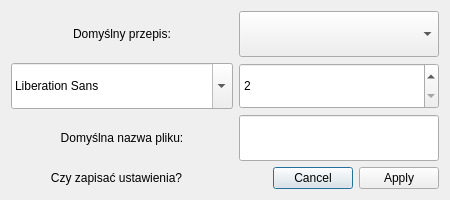
<?xml version="1.0" encoding="UTF-8"?>
<ui version="4.0">
 <class>Settings</class>
 <widget class="QDialog" name="Settings">
  <property name="geometry">
   <rect>
    <x>0</x>
    <y>0</y>
    <width>450</width>
    <height>200</height>
   </rect>
  </property>
  <property name="sizePolicy">
   <sizepolicy hsizetype="Expanding" vsizetype="Expanding">
    <horstretch>0</horstretch>
    <verstretch>0</verstretch>
   </sizepolicy>
  </property>
  <property name="minimumSize">
   <size>
    <width>450</width>
    <height>200</height>
   </size>
  </property>
  <property name="maximumSize">
   <size>
    <width>16777215</width>
    <height>16777215</height>
   </size>
  </property>
  <property name="windowTitle">
   <string>Ustawienia</string>
  </property>
  <layout class="QVBoxLayout" name="verticalLayout_2">
   <item>
    <layout class="QVBoxLayout" name="verticalLayout">
     <item>
      <layout class="QGridLayout" name="gridLayout">
       <item row="2" column="0">
        <widget class="QLabel" name="label_3">
         <property name="sizePolicy">
          <sizepolicy hsizetype="Expanding" vsizetype="Expanding">
           <horstretch>0</horstretch>
           <verstretch>0</verstretch>
          </sizepolicy>
         </property>
         <property name="text">
          <string>Domyślna nazwa pliku:</string>
         </property>
         <property name="alignment">
          <set>Qt::AlignCenter</set>
         </property>
        </widget>
       </item>
       <item row="1" column="1">
        <widget class="QSpinBox" name="spin_box_1">
         <property name="sizePolicy">
          <sizepolicy hsizetype="Expanding" vsizetype="Expanding">
           <horstretch>0</horstretch>
           <verstretch>0</verstretch>
          </sizepolicy>
         </property>
         <property name="minimumSize">
          <size>
           <width>200</width>
           <height>0</height>
          </size>
         </property>
         <property name="minimum">
          <number>2</number>
         </property>
         <property name="maximum">
          <number>16</number>
         </property>
        </widget>
       </item>
       <item row="2" column="1">
        <widget class="QLineEdit" name="line_edit_1">
         <property name="sizePolicy">
          <sizepolicy hsizetype="Expanding" vsizetype="Expanding">
           <horstretch>0</horstretch>
           <verstretch>0</verstretch>
          </sizepolicy>
         </property>
         <property name="minimumSize">
          <size>
           <width>200</width>
           <height>0</height>
          </size>
         </property>
        </widget>
       </item>
       <item row="0" column="1">
        <widget class="QComboBox" name="combo_box_1">
         <property name="sizePolicy">
          <sizepolicy hsizetype="Expanding" vsizetype="Expanding">
           <horstretch>0</horstretch>
           <verstretch>0</verstretch>
          </sizepolicy>
         </property>
         <property name="minimumSize">
          <size>
           <width>200</width>
           <height>0</height>
          </size>
         </property>
        </widget>
       </item>
       <item row="0" column="0">
        <widget class="QLabel" name="label_2">
         <property name="sizePolicy">
          <sizepolicy hsizetype="Expanding" vsizetype="Expanding">
           <horstretch>0</horstretch>
           <verstretch>0</verstretch>
          </sizepolicy>
         </property>
         <property name="text">
          <string>Domyślny przepis:</string>
         </property>
         <property name="alignment">
          <set>Qt::AlignCenter</set>
         </property>
        </widget>
       </item>
       <item row="1" column="0">
        <widget class="QFontComboBox" name="font_box_1">
         <property name="sizePolicy">
          <sizepolicy hsizetype="Expanding" vsizetype="Expanding">
           <horstretch>0</horstretch>
           <verstretch>0</verstretch>
          </sizepolicy>
         </property>
        </widget>
       </item>
      </layout>
     </item>
     <item>
      <layout class="QHBoxLayout" name="horizontalLayout">
       <item>
        <widget class="QLabel" name="label_4">
         <property name="sizePolicy">
          <sizepolicy hsizetype="Expanding" vsizetype="Fixed">
           <horstretch>0</horstretch>
           <verstretch>0</verstretch>
          </sizepolicy>
         </property>
         <property name="text">
          <string>Czy zapisać ustawienia?</string>
         </property>
         <property name="alignment">
          <set>Qt::AlignCenter</set>
         </property>
        </widget>
       </item>
       <item>
        <widget class="QDialogButtonBox" name="buttonBox">
         <property name="sizePolicy">
          <sizepolicy hsizetype="Expanding" vsizetype="Fixed">
           <horstretch>0</horstretch>
           <verstretch>0</verstretch>
          </sizepolicy>
         </property>
         <property name="orientation">
          <enum>Qt::Horizontal</enum>
         </property>
         <property name="standardButtons">
          <set>QDialogButtonBox::Apply|QDialogButtonBox::Cancel</set>
         </property>
         <property name="centerButtons">
          <bool>false</bool>
         </property>
        </widget>
       </item>
      </layout>
     </item>
    </layout>
   </item>
  </layout>
 </widget>
 <tabstops>
  <tabstop>combo_box_1</tabstop>
  <tabstop>font_box_1</tabstop>
  <tabstop>spin_box_1</tabstop>
  <tabstop>line_edit_1</tabstop>
 </tabstops>
 <resources/>
 <connections/>
</ui>
